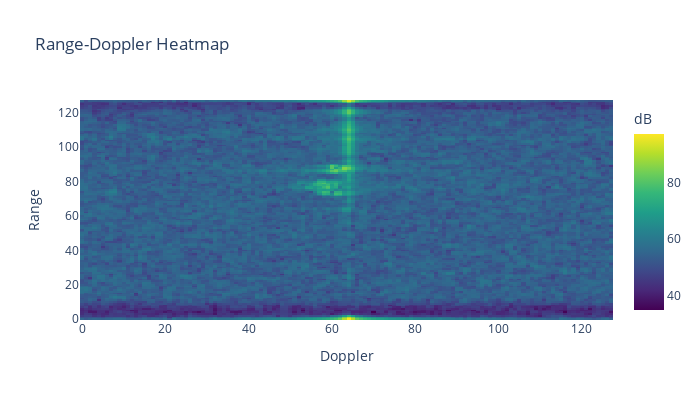

Source (notebook cell):
### Code cell
from pytorch_3dfft import plot

plot(result[0], 0)

### Figure 1 — Plotly figure (JSON) as saved in the notebook; plotly's stock layout.template omitted (floating-point values rounded to 4 significant figures; data arrays with more than 128 entries replaced by an {"elided": "..."} marker saying what was removed)
{"data": [{"colorbar": {"title": {"text": "dB"}}, "colorscale": [[0, "#440154"], [0.1111, "#482878"], [0.2222, "#3e4989"], [0.3333, "#31688e"], [0.4444, "#26828e"], [0.5556, "#1f9e89"], [0.6667, "#35b779"], [0.7778, "#6ece58"], [0.8889, "#b5de2b"], [1, "#fde725"]], "type": "heatmap", "z": {"elided": "128x128 float values"}}], "layout": {"height": 400, "title": {"text": "Range-Doppler Heatmap"}, "width": 700, "xaxis": {"title": {"text": "Doppler"}}, "yaxis": {"title": {"text": "Range"}}}}
